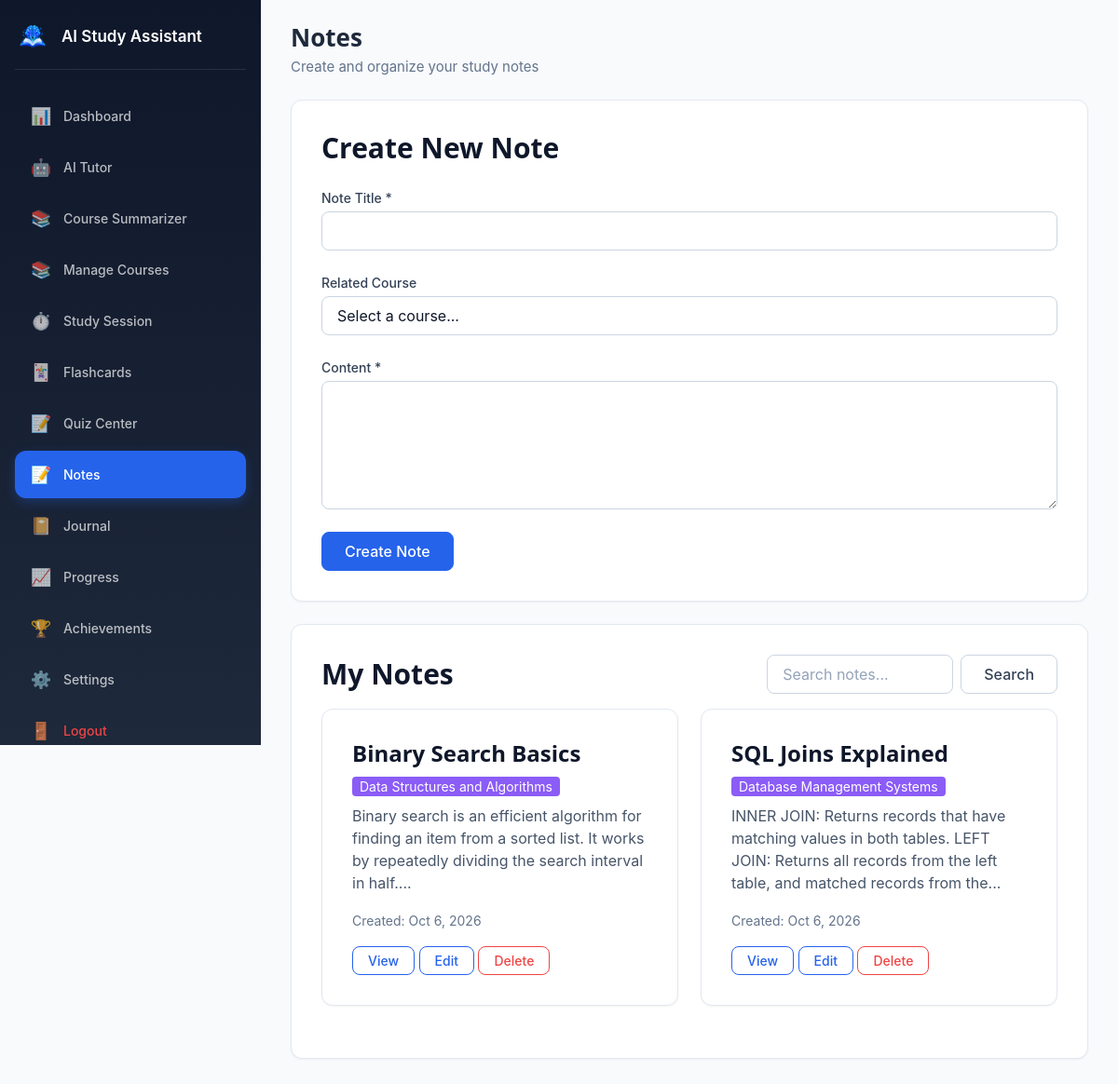
Screenshot of /notes.php (signed in) with the database file from the repository.
### tables this page shows
CREATE TABLE IF NOT EXISTS notes (
    id INT AUTO_INCREMENT PRIMARY KEY,
    title VARCHAR(255) NOT NULL,
    content TEXT NOT NULL,
    course_id INT,
    user_id INT NOT NULL,
    created_at TIMESTAMP DEFAULT CURRENT_TIMESTAMP,
    updated_at TIMESTAMP DEFAULT CURRENT_TIMESTAMP ON UPDATE CURRENT_TIMESTAMP,
    FOREIGN KEY (course_id) REFERENCES courses(id) ON DELETE SET NULL,
    FOREIGN KEY (user_id) REFERENCES users(id) ON DELETE CASCADE,
    INDEX idx_user_id (user_id),
    INDEX idx_course_id (course_id),
    FULLTEXT idx_content (title, content)
);

CREATE TABLE IF NOT EXISTS courses (
    id INT AUTO_INCREMENT PRIMARY KEY,
    title VARCHAR(255) NOT NULL,
    description TEXT,
    code VARCHAR(50) DEFAULT NULL,
    instructor VARCHAR(255) DEFAULT NULL,
    user_id INT NOT NULL,
    created_at TIMESTAMP DEFAULT CURRENT_TIMESTAMP,
    updated_at TIMESTAMP DEFAULT CURRENT_TIMESTAMP ON UPDATE CURRENT_TIMESTAMP,
    FOREIGN KEY (user_id) REFERENCES users(id) ON DELETE CASCADE,
    INDEX idx_user_id (user_id),
    INDEX idx_code (code)
);

### models/Note.php (called while the page is built, shortened)
<?php
class Note {
    public static function get_user_notes($user_id, $course_id = null) {
        $db = get_db_connection();
        try {
            if ($course_id) {
                $stmt = $db->prepare("SELECT n.*, c.title as course_title FROM notes n LEFT JOIN courses c ON n.course_id = c.id WHERE n.user_id = ? AND n.course_id = ? ORDER BY n.created_at DESC");
                $stmt->execute([$user_id, $course_id]);
            } else {
                $stmt = $db->prepare("SELECT n.*, c.title as course_title FROM notes n LEFT JOIN courses c ON n.course_id = c.id WHERE n.user_id = ? ORDER BY n.created_at DESC");
                $stmt->execute([$user_id]);
            }
            return $stmt->fetchAll();
        } catch (PDOException $e) {
            error_log("Get user notes error: " . $e->getMessage());
            return [];
        }
    }
}

### notes.php (the view, shortened to what this page needs)
<?php
require_once __DIR__ . '/models/Note.php';
$user_id = get_current_user_id();
$notes = Note::get_user_notes($user_id);
$search_query = isset($_GET['search']) ? trim($_GET['search']) : '';
require_once __DIR__ . '/views/partials/navbar.php';
?>
<header class="page-heading">
    <h1>Notes</h1>
    <p>Create and organize your study notes</p>
</header>
                <div class="card mb-4">
                    <div class="card-body">
                        <h3 style="color: var(--color-primary-dark); margin-bottom: var(--spacing-lg);">Create New Note</h3>
                        <form method="POST" action="">
                            <div class="form-group">
                                <label for="title" class="form-label">Note Title *</label>
                                <input type="text" class="form-control" id="title" name="title" required>
                            </div>
                            <div class="form-group">
                                <label for="course" class="form-label">Related Course</label>
                                <select class="form-control" id="course" name="course_id">
                                    <option value="">Select a course...</option>
                                </select>
                            </div>
                            <div class="form-group">
                                <label for="content" class="form-label">Content *</label>
                                <textarea class="form-control" id="content" name="content" rows="5" required></textarea>
                            </div>
                            <button type="submit" class="btn btn-primary">Create Note</button>
                        </form>
                    </div>
                </div>
                <div class="card mb-4">
                    <div class="card-body">
                        <div class="d-flex justify-content-between align-items-center mb-3">
                            <h3 style="color: var(--color-primary-dark); margin-bottom: 0;">My Notes</h3>
                            <form method="GET" action="" class="d-flex gap-2">
                                <input type="text" class="form-control" name="search" placeholder="Search notes..." value="<?php echo htmlspecialchars($search_query); ?>" style="width: 200px;">
                                <button type="submit" class="btn btn-secondary">Search</button>
                            </form>
                        </div>
                        <?php if (empty($notes)): ?>
                            <p style="color: var(--color-gray-600);">No notes found. Create your first note above!</p>
                        <?php else: ?>
                            <div class="row">
                                <?php foreach ($notes as $note): ?>
                                    <div class="col-12 col-md-6 mb-4">
                                        <div class="card h-100">
                                            <div class="card-body">
                                                <h4 style="color: var(--color-primary-dark); margin-bottom: var(--spacing-sm);">
                                                    <?php echo htmlspecialchars($note['title']); ?>
                                                </h4>
                                                <?php if ($note['course_title']): ?>
                                                    <span style="background-color: var(--color-summarizer); color: var(--color-white); padding: 2px 8px; border-radius: 4px; font-size: var(--font-size-sm);">
                                                        <?php echo htmlspecialchars($note['course_title']); ?>
                                                    </span>
                                                <?php endif; ?>
                                                <p style="color: var(--color-gray-600); margin-top: var(--spacing-sm);">
                                                    <?php echo htmlspecialchars(substr($note['content'], 0, 150)); ?>...
                                                </p>
                                                <small style="color: var(--color-gray-500);">
                                                    Created: <?php echo date('M j, Y', strtotime($note['created_at'])); ?>
                                                </small>
                                                <div style="margin-top: var(--spacing-md);">
                                                    <button class="btn btn-sm btn-outline">View</button>
                                                    <button class="btn btn-sm btn-outline">Edit</button>
                                                    <button class="btn btn-sm btn-outline" style="color: var(--color-error); border-color: var(--color-error);">Delete</button>
                                                </div>
                                            </div>
                                        </div>
                                    </div>
                                <?php endforeach; ?>
                            </div>
                        <?php endif; ?>
                    </div>
                </div>
<?php require_once __DIR__ . '/views/partials/footer.php'; ?>

### rows the page displays
notes: title "Binary Search Basics", course.title "Data Structures and Algorithms", content "Binary search is an efficient algorithm for finding an item from a sorted list. It works by repeatedly dividing the search interval in half.", created_at "Oct 6, 2026"
notes: title "SQL Joins Explained", course.title "Database Management Systems", content "INNER JOIN: Returns records that have matching values in both tables. LEFT JOIN: Returns all records from the left table, and matched records from the", created_at "Oct 6, 2026"

### other values shown
$item[0] "📊"
$item[1] "Dashboard"
$item[0] "🤖"
$item[1] "AI Tutor"
$item[0] "📚"
$item[1] "Course Summarizer"
$item[1] "Manage Courses"
$item[0] "⏱️"
$item[1] "Study Session"
$item[0] "🃏"
$item[1] "Flashcards"
$item[0] "📝"
$item[1] "Quiz Center"
$item[1] "Notes"
$item[0] "📔"
